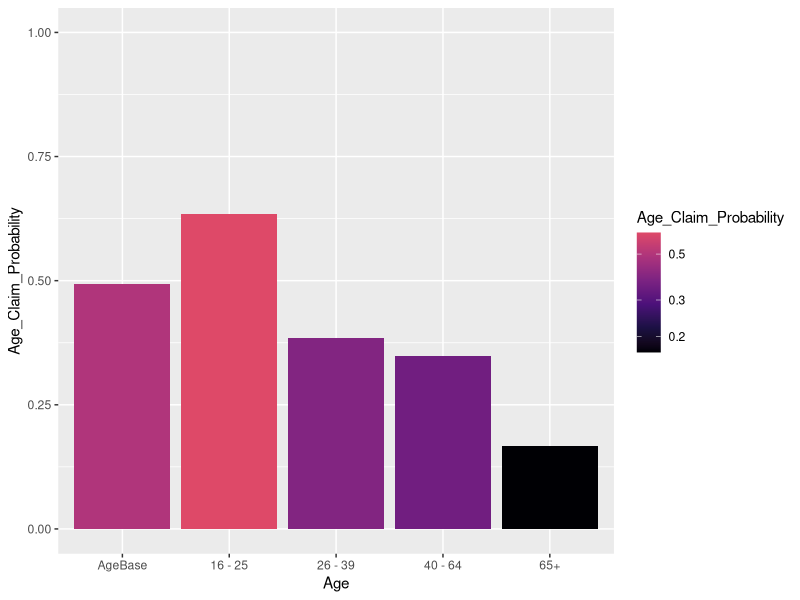
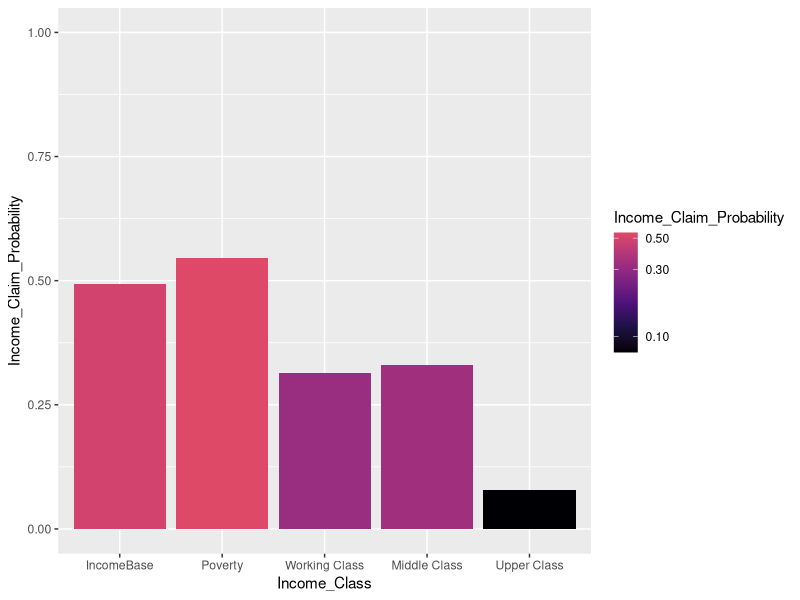
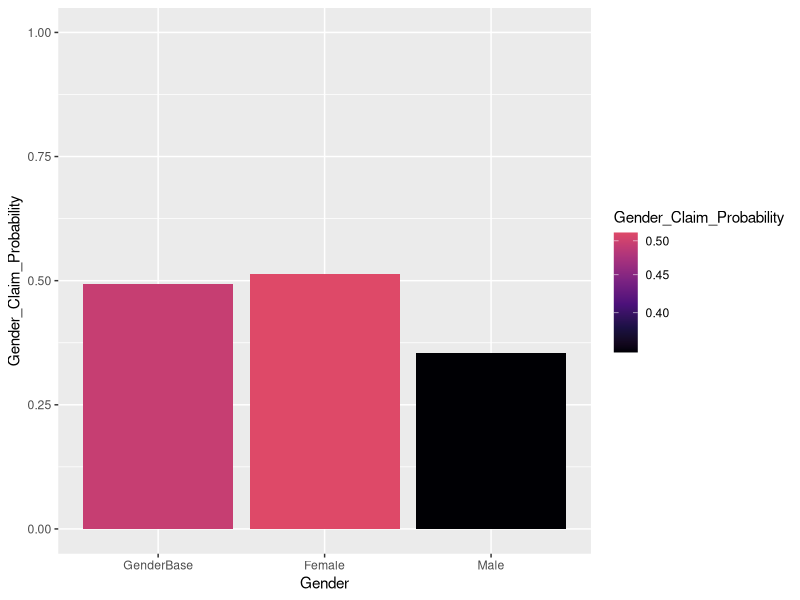
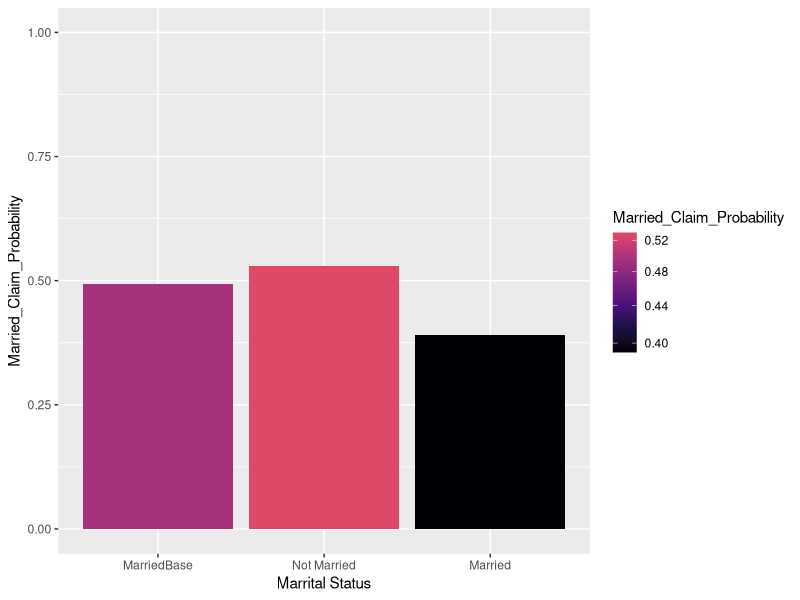
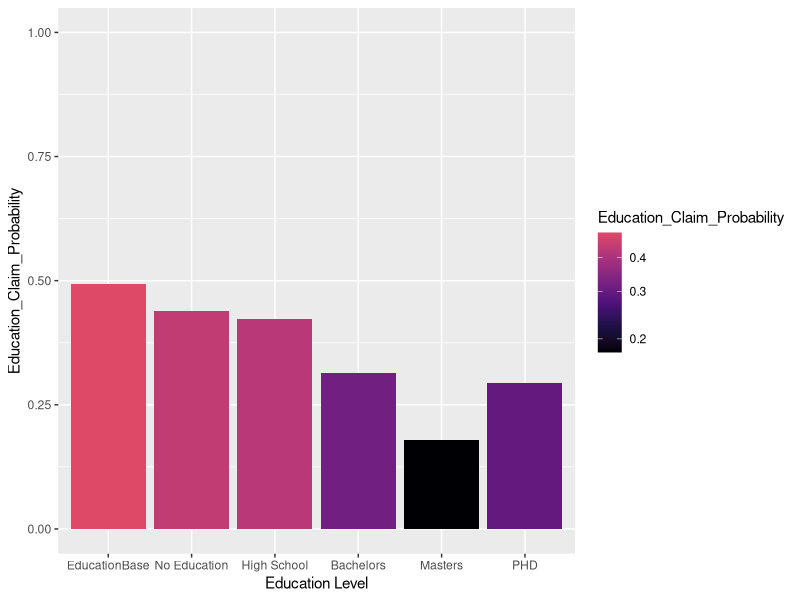
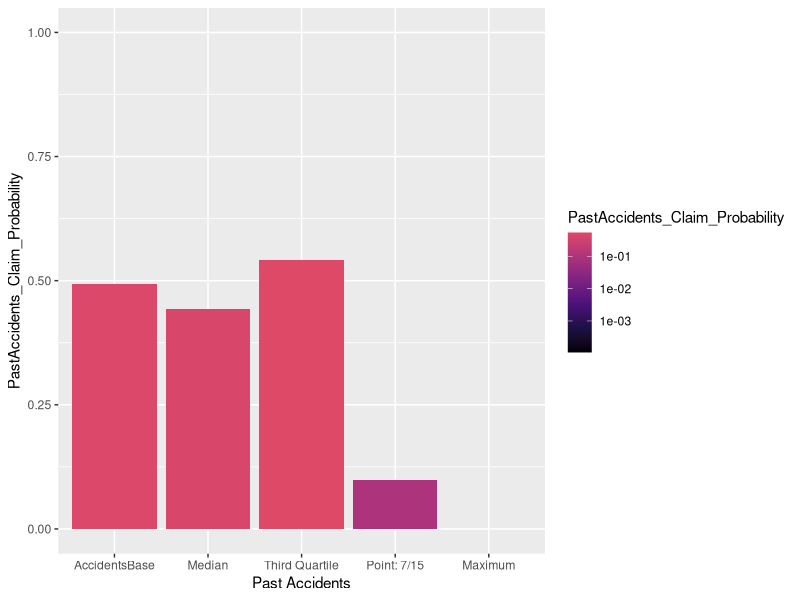
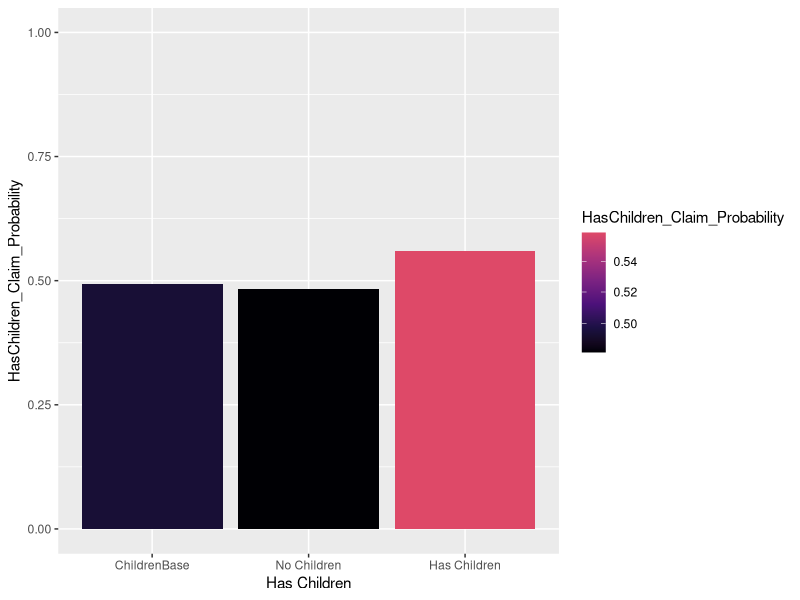
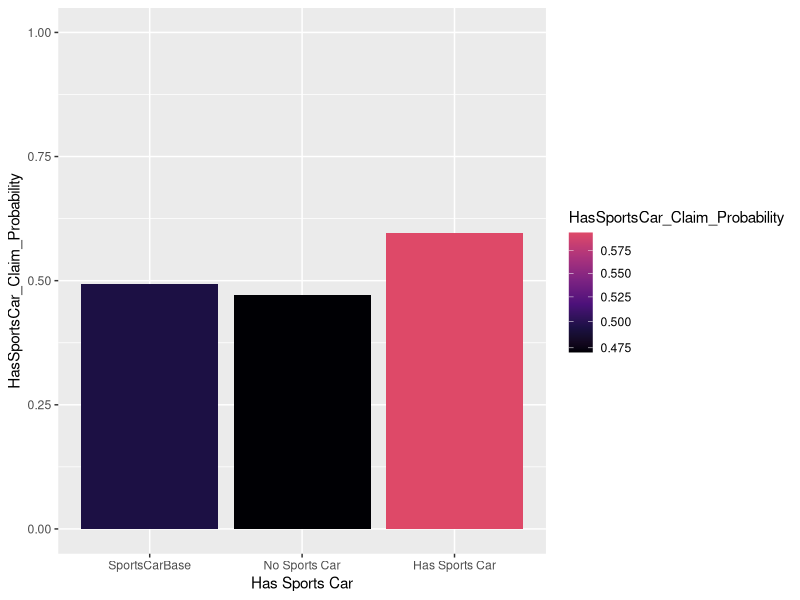

Source code (R) for these figures, in order:
# Imports
library(tidyverse)
library(ggplot2)
library(viridis)
df <- read_csv("data/summary.csv")

# Age Barplot
colnames(df)[colnames(df) == "...1"] = "Category"
df$Category = c("AgeBase", "16 - 25", "26 - 39", "40 - 64", "65+", "Age5")
ggplot(data = subset(df, !is.na(Age_Claim_Probability)), aes(x = fct_inorder(Category), y = Age_Claim_Probability, fill = Age_Claim_Probability)) + 
  ylim(0, 1) + geom_bar(stat = "identity") + scale_fill_viridis_c(trans = "log10", end = 0.6, option = 'magma') +
  labs(x = "Age")

# Income Barplot
df$Category = c("IncomeBase", "Poverty", "Working Class", "Middle Class", "Upper Class", "Income5")
ggplot(data = subset(df, !is.na(Income_Claim_Probability)), aes(x = fct_inorder(Category), y = Income_Claim_Probability, fill = Income_Claim_Probability)) + 
  ylim(0, 1) + geom_bar(stat = "identity") + scale_fill_viridis_c(trans = "log10", end = 0.6, option = 'magma') +
  labs(x = "Income_Class")

# Gender Barplot
df$Category = c("GenderBase", "Female", "Male", "Gender3", "Gender4", "Gender5")
ggplot(data = subset(df, !is.na(Gender_Claim_Probability)), aes(x = fct_inorder(Category), y = Gender_Claim_Probability, fill = Gender_Claim_Probability)) + 
  ylim(0, 1) + geom_bar(stat = "identity") + scale_fill_viridis_c(trans = "log10", end = 0.6, option = 'magma') +
  labs(x = "Gender")

# Married Barplot
df$Category = c("MarriedBase", "Not Married", "Married", "Married3", "Married4", "Married5")
ggplot(data = subset(df, !is.na(Married_Claim_Probability)), aes(x = fct_inorder(Category), y = Married_Claim_Probability, fill = Married_Claim_Probability)) + 
  ylim(0, 1) + geom_bar(stat = "identity") + scale_fill_viridis_c(trans = "log10", end = 0.6, option = 'magma') +
  labs(x = "Marrital Status")

# Education Barplot
df$Category = c("EducationBase", "No Education", "High School", "Bachelors", "Masters", "PHD")
ggplot(data = subset(df, !is.na(Education_Claim_Probability)), aes(x = fct_inorder(Category), y = Education_Claim_Probability, fill = Education_Claim_Probability)) + 
  ylim(0, 1) + geom_bar(stat = "identity") + scale_fill_viridis_c(trans = "log10", end = 0.6, option = 'magma') +
  labs(x = "Education Level")

# Past Accidents Barplot
df$Category = c("AccidentsBase", "Median", "Third Quartile", "Point: 7/15", "Maximum", "Accidents5")
ggplot(data = subset(df, !is.na(PastAccidents_Claim_Probability)), aes(x = fct_inorder(Category), y = PastAccidents_Claim_Probability, fill = PastAccidents_Claim_Probability)) + 
  ylim(0, 1) + geom_bar(stat = "identity") + scale_fill_viridis_c(trans = "log10", end = 0.6, option = 'magma') +
  labs(x = "Past Accidents")

# Has Children Barplot
df$Category = c("ChildrenBase", "No Children", "Has Children", "Children3", "Children4", "Children5")
ggplot(data = subset(df, !is.na(HasChildren_Claim_Probability)), aes(x = fct_inorder(Category), y = HasChildren_Claim_Probability, fill = HasChildren_Claim_Probability)) + 
  ylim(0, 1) + geom_bar(stat = "identity") + scale_fill_viridis_c(trans = "log10", end = 0.6, option = 'magma') +
  labs(x = "Has Children")

# Has Sports Car Barplot
df$Category = c("SportsCarBase", "No Sports Car", "Has Sports Car", "SportsCar3", "SportsCar4", "SportsCar5")
ggplot(data = subset(df, !is.na(HasSportsCar_Claim_Probability)), aes(x = fct_inorder(Category), y = HasSportsCar_Claim_Probability, fill = HasSportsCar_Claim_Probability)) + 
  ylim(0, 1) + geom_bar(stat = "identity") + scale_fill_viridis_c(trans = "log10", end = 0.6, option = 'magma') +
  labs(x = "Has Sports Car")

# Vehicle Year Barplot
df$Category = c("VehicleYearBase", "Before 2015", "After 2015", "VehicleYear3", "VehicleYear4", "VehicleYear5")
ggplot(data = subset(df, !is.na(VehicleYear_Claim_Probability)), aes(x = fct_inorder(Category), y = VehicleYear_Claim_Probability, fill = VehicleYear_Claim_Probability)) + 
  ylim(0, 1) + geom_bar(stat = "identity") + scale_fill_viridis_c(trans = "log10", end = 0.6, option = 'magma') +
  labs(x = "Car Model Year")
